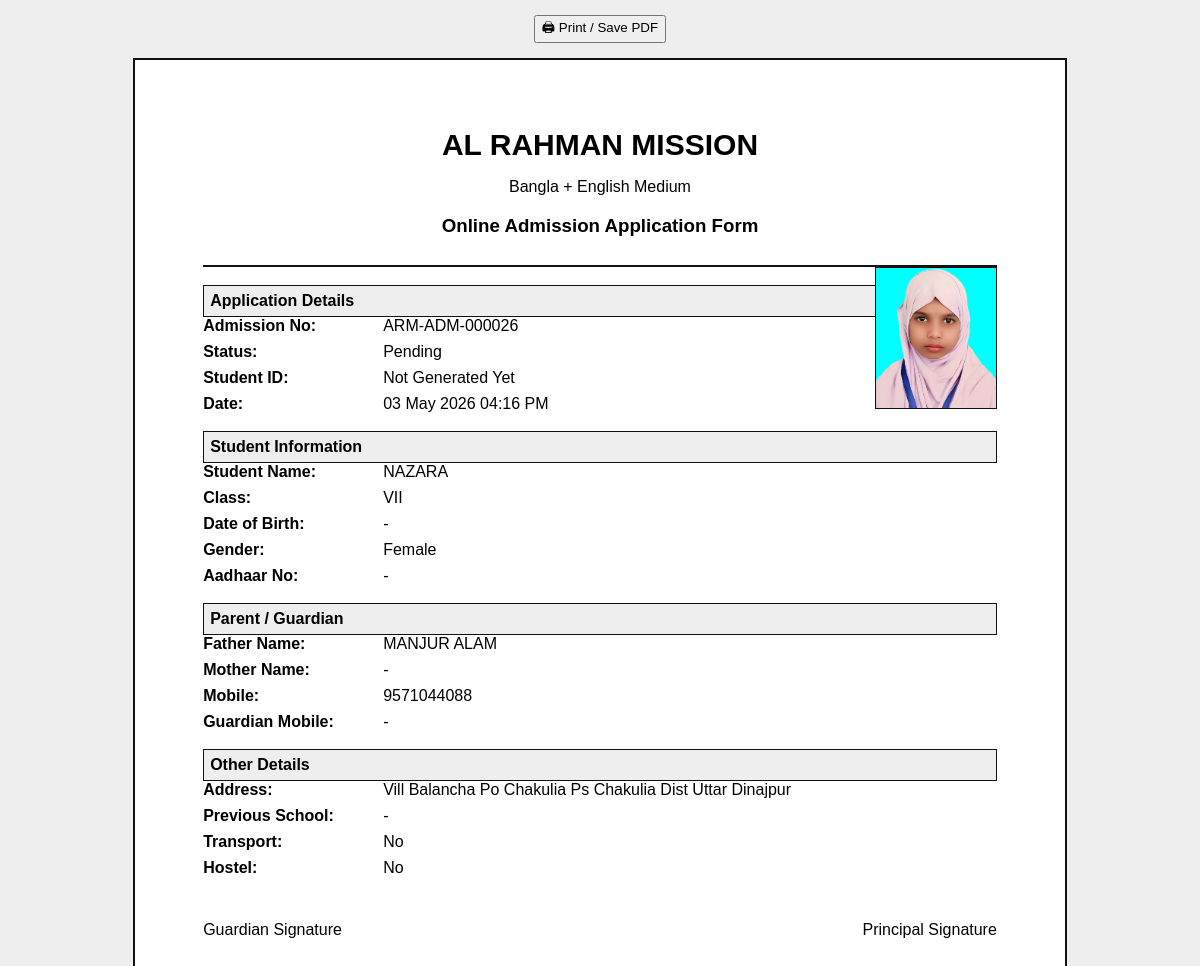
/site/admission-print/26/, run on the app's committed database.
### website/models.py (models this page shows, shortened)
class Admission(models.Model):
    STATUS_CHOICES = [
        ('Pending', 'Pending'),
        ('Approved', 'Approved'),
        ('Rejected', 'Rejected'),
    ]
    GENDER_CHOICES = [
        ('Male', 'Male'),
        ('Female', 'Female'),
        ('Other', 'Other'),
    ]
    admission_no = models.CharField(max_length=100, blank=True, null=True, unique=True)
    student_name = models.CharField(max_length=200)
    father_name = models.CharField(max_length=200)
    mother_name = models.CharField(max_length=200, blank=True, null=True)
    date_of_birth = models.DateField(blank=True, null=True)
    gender = models.CharField(max_length=20, choices=GENDER_CHOICES, blank=True, null=True)
    student_class = models.CharField(max_length=50)
    aadhaar_no = models.CharField(max_length=20, blank=True, null=True)
    mobile = models.CharField(max_length=15)
    guardian_mobile = models.CharField(max_length=15, blank=True, null=True)
    address = models.TextField()
    previous_school = models.CharField(max_length=250, blank=True, null=True)
    transport_required = models.BooleanField(default=False)
    hostel_required = models.BooleanField(default=False)
    student_photo = models.ImageField(upload_to='admission_photos/', blank=True, null=True)
    student_id = models.CharField(max_length=100, blank=True, null=True)
    registration_no = models.CharField(max_length=100, blank=True, null=True)
    status = models.CharField(max_length=20, choices=STATUS_CHOICES, default='Pending')
    created_at = models.DateTimeField(auto_now_add=True)

### website/views.py (the view)
# urls.py: path('admission-print/<int:pk>/', views.admission_print, name='admission_print'),
def admission_print(request, pk):
    admission = get_object_or_404(Admission, pk=pk)
    return render(request, 'website/admission_print.html', {
        'admission': admission
    })

### templates/website/admission_print.html (shortened to what this page needs)
<!DOCTYPE html>
<html>
<head>
</head>
<body>
<div class="print-btn">
    <button onclick="window.print()">🖨 Print / Save PDF</button>
</div>
<div class="page">
    <div class="header">
        <h1>AL RAHMAN MISSION</h1>
        <p>Bangla + English Medium</p>
        <h3>Online Admission Application Form</h3>
    </div>
    {% if admission.student_photo %}
        <img src="{{ admission.student_photo.url }}" class="photo">
    {% endif %}
    <div class="section-title">Application Details</div>
    <div class="row"><div class="label">Admission No:</div><div>{{ admission.admission_no }}</div></div>
    <div class="row"><div class="label">Status:</div><div>{{ admission.status }}</div></div>
    <div class="row"><div class="label">Student ID:</div><div>{% if admission.student_id %}{{ admission.student_id }}{% else %}Not Generated Yet{% endif %}</div></div>
    <div class="row"><div class="label">Date:</div><div>{{ admission.created_at|date:"d M Y h:i A" }}</div></div>
    <div class="section-title">Student Information</div>
    <div class="row"><div class="label">Student Name:</div><div>{{ admission.student_name }}</div></div>
    <div class="row"><div class="label">Class:</div><div>{{ admission.student_class }}</div></div>
    <div class="row"><div class="label">Date of Birth:</div><div>{{ admission.date_of_birth|default:"-" }}</div></div>
    <div class="row"><div class="label">Gender:</div><div>{{ admission.gender|default:"-" }}</div></div>
    <div class="row"><div class="label">Aadhaar No:</div><div>{{ admission.aadhaar_no|default:"-" }}</div></div>
    <div class="section-title">Parent / Guardian</div>
    <div class="row"><div class="label">Father Name:</div><div>{{ admission.father_name }}</div></div>
    <div class="row"><div class="label">Mother Name:</div><div>{{ admission.mother_name|default:"-" }}</div></div>
    <div class="row"><div class="label">Mobile:</div><div>{{ admission.mobile }}</div></div>
    <div class="row"><div class="label">Guardian Mobile:</div><div>{{ admission.guardian_mobile|default:"-" }}</div></div>
    <div class="section-title">Other Details</div>
    <div class="row"><div class="label">Address:</div><div>{{ admission.address }}</div></div>
    <div class="row"><div class="label">Previous School:</div><div>{{ admission.previous_school|default:"-" }}</div></div>
    <div class="row"><div class="label">Transport:</div><div>{% if admission.transport_required %}Yes{% else %}No{% endif %}</div></div>
    <div class="row"><div class="label">Hostel:</div><div>{% if admission.hostel_required %}Yes{% else %}No{% endif %}</div></div>
    <br><br>
    <div style="display:flex; justify-content:space-between;">
        <div>Guardian Signature</div>
        <div>Principal Signature</div>
    </div>
</div>
</body>
</html>

### templates/website/admission_print.html (style rules this page uses)
body { font-family: Arial, sans-serif; background: #eee; }
.page { width: 210mm; min-height: 297mm; margin: 10px auto; background: white; padding: 18mm; border: 2px solid #111; }
.header { text-align: center; border-bottom: 2px solid #111; padding-bottom: 10px; }
.header h1 { margin: 0; font-size: 30px; }
.row { display: flex; margin-bottom: 8px; }
.label { width: 180px; font-weight: bold; }
.photo { width: 120px; height: 140px; border: 1px solid #111; object-fit: cover; float: right; margin-left: 15px; }
.section-title { margin-top: 18px; background: #eee; padding: 6px; font-weight: bold; border: 1px solid #111; }
.print-btn { text-align: center; margin: 15px; }

### data on the page
Admission: student_photo (picture), admission_no "ARM-ADM-000026", status "Pending", created_at "03 May 2026 04:16 PM", student_name "NAZARA", student_class "VII", date_of_birth "-", gender "Female", aadhaar_no "-", father_name "MANJUR ALAM", mother_name "-", mobile "9571044088", guardian_mobile "-", address "Vill Balancha Po Chakulia Ps Chakulia Dist Uttar Dinajpur", previous_school "-"
